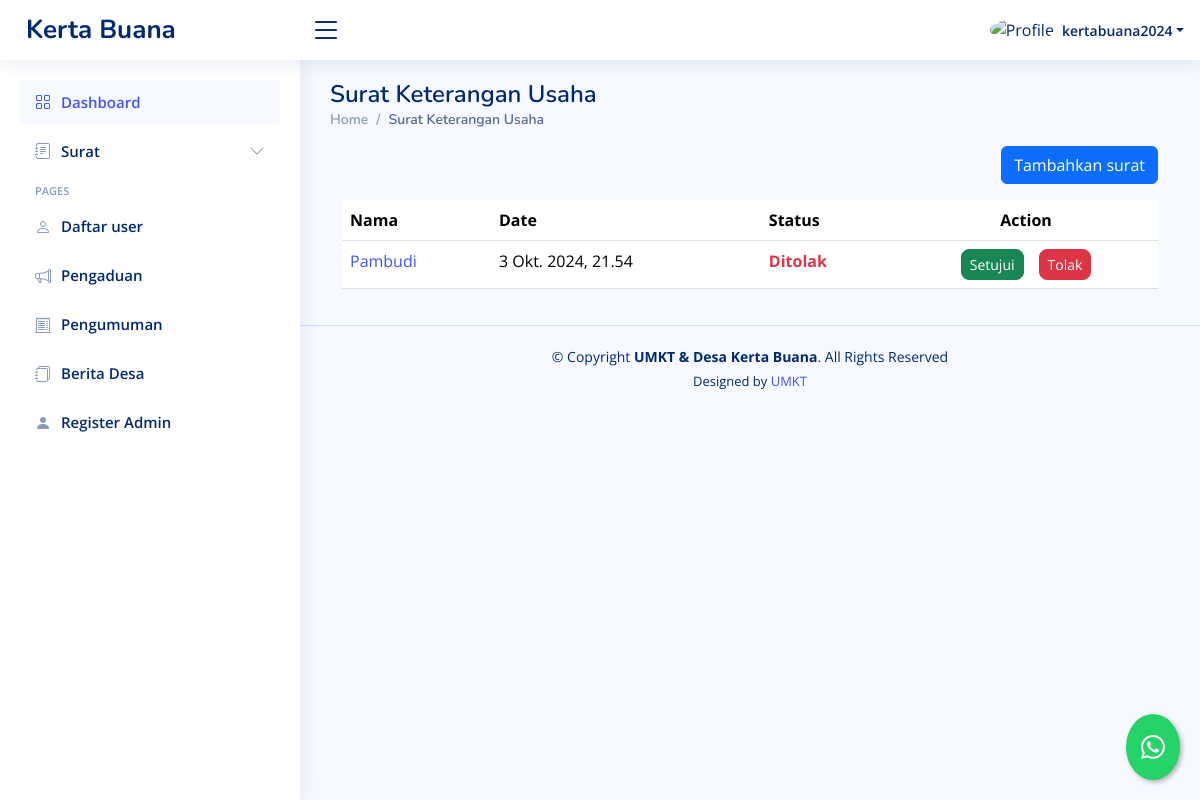
Screenshot of /dashboard/suket-usaha/ (signed in) with the database file from the repository.
### dashboard/models.py (models this page shows, shortened)
class SuketUsaha(models.Model):
    STATUS_CHOICES = [
        ('review', 'Proses Review'),
        ('approved', 'Disetujui'),
        ('rejected', 'Ditolak'),
    ]
    penulis = models.ForeignKey(User, on_delete=models.CASCADE, blank=True, null=True)
    nama = models.CharField(max_length=255)
    umur = models.CharField(max_length=255)
    pekerjaan = models.CharField(max_length=255)
    alamat = models.CharField(max_length=255)
    jenisusaha = models.CharField(max_length=255)
    tahunberdiri = models.CharField(max_length=255)
    jumlahmodal = models.CharField(max_length=255)
    alamatusaha = models.CharField(max_length=255)
    npnpwp = models.CharField(max_length=255)
    notelepon = models.CharField(max_length=255)
    jumlahkaryawan = models.CharField(max_length=255)
    keterangan = models.TextField()
    date = models.DateTimeField(default=timezone.now, blank=True)
    status = models.CharField(max_length=20, choices=STATUS_CHOICES, default='review')
    pengantarrt = models.URLField(blank=True, null=True)
    scanktp = models.URLField(blank=True, null=True)
    fotousaha = models.URLField(blank=True, null=True)

### dashboard/views.py (the view, shortened to what this page needs)
# urls.py: path("suket-usaha/",suketusaha,  name="suketusaha"),
@login_required
def suketusaha(request):
    template_name = "backend/suketusaha.html"
    suket = SuketUsaha.objects.all()
    private = SuketUsaha.objects.filter(penulis=request.user)
    def save_file_with_underscore(file):
        if file:
            new_filename = file.name.replace(" ", "_")  # Mengganti spasi dengan underscore
            return fs.url(fs.save(new_filename, file))
        return None
    context = {
        "suket": suket,
        'private': private
    }
    return render(request, template_name, context)

### templates/backend/suketusaha.html (shortened to what this page needs)
{% extends "backend/base_ui.html" %} {% load static %} {% load custom_filters %}
{% block konten %}
<div>
  <div class="pagetitle">
    <h1>Surat Keterangan Usaha</h1>
    <nav>
      <ol class="breadcrumb">
        <li class="breadcrumb-item"><a href="{% url 'dashboard' %}">Home</a></li>
        <li class="breadcrumb-item active">Surat Keterangan Usaha</li>
      </ol>
    </nav>
  </div>
  {% if value %}
  <div class="card">
    <div class="card-body">
      <h5 class="card-title">Surat Keterangan Usaha</h5>
      <form
        method="post"
        action="{% url 'edit_suketusaha' value.id %}"
        enctype="multipart/form-data"
      >
        {% csrf_token %}
        <div class="row mb-3">
          <label for="inputNama" class="col-sm-2 col-form-label">Nama</label>
          <div class="col-sm-10">
            <input
              type="text"
              class="form-control"
              name="inputNama"
              value="{{ value.nama }}"
              required
            />
          </div>
        </div>
        <div class="row mb-3">
          <label for="inputUmur" class="col-sm-2 col-form-label">Umur</label>
          <div class="col-sm-10">
            <input
              type="text"
              class="form-control"
              name="inputUmur"
              value="{{ value.umur }}"
              required
            />
          </div>
        </div>
        <div class="row mb-3">
          <label for="inputPekerjaan" class="col-sm-2 col-form-label"
            >Pekerjaan</label
          >
          <div class="col-sm-10">
            <input
              type="text"
              class="form-control"
              name="inputPekerjaan"
              value="{{ value.pekerjaan }}"
              required
            />
          </div>
        </div>
        <div class="row mb-3">
          <label for="inputAlamat" class="col-sm-2 col-form-label"
            >Alamat</label
          >
          <div class="col-sm-10">
            <input
              type="text"
              class="form-control"
              name="inputAlamat"
              value="{{ value.alamat }}"
              required
            />
          </div>
        </div>
        <div class="row mb-3">
          <label for="inputJenisUsaha" class="col-sm-2 col-form-label"
            >Jenis usaha</label
          >
          <div class="col-sm-10">
            <input
              type="text"
              class="form-control"
              name="inputJenisUsaha"
              value="{{ value.jenisusaha }}"
              required
            />
          </div>
        </div>
        <div class="row mb-3">
          <label for="inputTahunBerdiri" class="col-sm-2 col-form-label"
            >Tahun bediri</label
          >
          <div class="col-sm-10">
            <input
              type="text"
              class="form-control"
              name="inputTahunBerdiri"
              value="{{ value.tahunberdiri }}"
              required
            />
          </div>
        </div>
        <div class="row mb-3">
          <label for="inputJumlahModal" class="col-sm-2 col-form-label"
            >Jumlah modal</label
          >
          <div class="col-sm-10">
            <input
              type="text"
              class="form-control"
              name="inputJumlahModal"
              value="{{ value.jumlahmodal }}"
              required
            />
          </div>
        </div>
        <div class="row mb-3">
          <label for="inputAlamatUsaha" class="col-sm-2 col-form-label"
            >Alamat usaha</label
          >
          <div class="col-sm-10">
            <input
              type="text"
              class="form-control"
              name="inputAlamatUsaha"
              value="{{ value.alamatusaha }}"
              required
            />
          </div>
        </div>
        <div class="row mb-3">
          <label for="inputNpwp" class="col-sm-2 col-form-label">No NPWP</label>
          <div class="col-sm-10">
            <input
              type="text"
              class="form-control"
              name="inputNpwp"
              value="{{ value.npnpwp }}"
              required
            />
          </div>
        </div>
        <div class="row mb-3">
          <label for="inputNoTelepon" class="col-sm-2 col-form-label"
            >Nomor telepon</label
          >
          <div class="col-sm-10">
            <input
              type="text"
              class="form-control"
              name="inputNoTelepon"
              value="{{ value.notelepon }}"
              required
            />
          </div>
        </div>
        <div class="row mb-3">
          <label for="inputJumlahKaryawan" class="col-sm-2 col-form-label"
            >Jumlah karyawan</label
          >
          <div class="col-sm-10">
            <input
              type="text"
              class="form-control"
              name="inputJumlahKaryawan"
              value="{{ value.jumlahkaryawan }}"
              required
            />
          </div>
        </div>
        <div class="row mb-3">
          <label for="inputKeterangan" class="col-sm-2 col-form-label"
            >Keterangan</label
          >
          <div class="col-sm-10">
            <input
              type="text"
              class="form-control"
              name="inputKeterangan"
              value="{{ value.keterangan }}"
              required
            />
          </div>
        </div>
        <div class="row mb-3">
          <label for="inputNumber" class="col-sm-2 col-form-label"
            >Pengantar RT</label
          >
          <div class="col-sm-10">
            <input
              class="form-control"
              type="file"
              id="formFile"
              name="pengantarrt"
            />
            <div class="d-flex gap-3">
              <p>file yang di upload :</p>
              <a href="{{ value.pengantarrt }}"
                >{{ value.pengantarrt|filename }}</a
              >
            </div>
          </div>
        </div>
        <div class="row mb-3">
          <label for="inputNumber" class="col-sm-2 col-form-label"
            >Scan KTP</label
          >
          <div class="col-sm-10">
            <input
              class="form-control"
              type="file"
              id="formFile"
              name="scanktp"
            />
            <div class="d-flex gap-3">
              <p>file yang di upload :</p>
              <a href="{{ value.scanktp }}">{{ value.scanktp|filename }}</a>
            </div>
          </div>
        </div>
        <div class="row mb-3">
          <label for="inputNumber" class="col-sm-2 col-form-label"
            >Foto usaha</label
          >
          <div class="col-sm-10">
            <input
              class="form-control"
              type="file"
              id="formFile"
              name="fotousaha"
            />
            <div class="d-flex gap-3">
              <p>file yang di upload :</p>
              <a href="{{ value.fotousaha }}">{{ value.fotousaha|filename }}</a>
            </div>
          </div>
        </div>
        <div class="row mb-3">
          <label class="col-sm-2 col-form-label">Submit Here</label>
          <div class="col-sm-10">
            <a href="{% url 'suketusaha' %}">
              <button class="btn btn-secondary">Cancel</button>
            </a>
            <button type="submit" class="btn btn-primary">Submit</button>
          </div>
        </div>
      </form>
    </div>
  </div>
  {% else %}
  <div class="container-fluid">
    <div class="d-flex justify-content-end mb-3">
      <button
        type="button"
        class="btn btn-primary"
        data-bs-toggle="modal"
        data-bs-target="#formModal"
      >
        Tambahkan surat
      </button>
    </div>
    <div class="table-responsive">
      <table class="table datatable">
        <thead>
          <tr>
            <th>Nama</th>
            <th data-type="date" data-format="YYYY/DD/MM">Date</th>
            <th>Status</th>
            <th class="text-center">Action</th>
          </tr>
        </thead>
        <tbody>
          {% if user.is_superuser %} {% for surat in suket %}
          <tr>
            <td>
              <a href="{% url 'detail_suketusaha' surat.id %}"
                >{{ surat.nama }}</a
              >
            </td>
            <td>{{ surat.date }}</td>
            {% if surat.status == 'review' %}
            <td class="text-warning fw-bold">Proses Review</td>
            {% elif surat.status == 'approved' %}
            <td class="text-success fw-bold">Disetujui</td>
            {% elif surat.status == 'rejected' %}
            <td class="text-danger fw-bold">Ditolak</td>
            {% endif %} {% if user.is_superuser %}
            <td class="text-center">
              <div
                class="btn-group gap-3"
                role="group"
                aria-label="Action buttons"
              >
                <button type="button" class="btn btn-success btn-sm rounded-3">
                  <a
                    href="{% url 'setujui_suketusaha' surat.id %}"
                    class="text-decoration-none text-white"
                    >Setujui</a
                  >
                </button>
                <button type="button" class="btn btn-danger btn-sm rounded-3">
                  <a
                    href="{% url 'tolak_suketusaha' surat.id %}"
                    class="text-decoration-none text-white"
                    >Tolak</a
                  >
                </button>
              </div>
            </td>
            {% endif %}
          </tr>
          {% endfor %} {% endif %}
        </tbody>
      </table>
    </div>
  </div>
  {% endif %}
</div>
{% endblock konten %}

### templates/backend/base_ui.html (shortened to what this page needs)
{% load static %}
<!DOCTYPE html>
<html lang="en">
  <head>
    <link
      href="{% static 'backend/vendor/bootstrap/css/bootstrap.min.css'%}"
      rel="stylesheet"
    />
    <link
      href="{% static 'backend/vendor/bootstrap-icons/bootstrap-icons.css'%}"
      rel="stylesheet"
    />
    <link
      href="{% static 'backend/vendor/boxicons/css/boxicons.min.css'%}"
      rel="stylesheet"
    />
    <link
      href="{% static 'backend/vendor/quill/quill.snow.css'%}"
      rel="stylesheet"
    />
    <link
      href="{% static 'backend/vendor/quill/quill.bubble.css'%}"
      rel="stylesheet"
    />
    <link
      href="{% static 'backend/vendor/remixicon/remixicon.css'%}"
      rel="stylesheet"
    />
    <link
      href="{% static 'backend/vendor/simple-datatables/style.css'%}"
      rel="stylesheet"
    />
    <link href="{% static 'backend/css/style.css'%}" rel="stylesheet" />
  </head>
  <body>
    <header id="header" class="header fixed-top d-flex align-items-center">
      <div class="d-flex align-items-center justify-content-between">
        <a href="{% url 'welcome'%}" class="logo d-flex align-items-center">
          <span class="d-none d-lg-block">Kerta Buana</span>
        </a>
        <i class="bi bi-list toggle-sidebar-btn"></i>
      </div>
      <nav class="header-nav ms-auto">
        <ul class="d-flex align-items-center">
          <li class="nav-item dropdown pe-3">
            <a
              class="nav-link nav-profile d-flex align-items-center pe-0"
              href="#"
              data-bs-toggle="dropdown"
            >
              {% if user.is_superuser %}
              <img
                src="{% static 'backend/img/orang.png'%}"
                alt="Profile"
                class="rounded-circle"
              />
              {% else %}
              <img
                src="{% static 'backend/img/family.png'%}"
                alt="Profile"
                class="rounded-circle"
              />
              {% endif %}
              <span class="d-none d-md-block dropdown-toggle ps-2"
                >{{request.user.username}}</span
              > </a
            >
          </li>
        </ul>
      </nav>
    </header>
    <aside id="sidebar" class="sidebar">
      <ul class="sidebar-nav" id="sidebar-nav">
        <li class="nav-item">
          <a class="nav-link" href="{% url 'dashboard'%}">
            <i class="bi bi-grid"></i>
            <span>Dashboard</span>
          </a>
        </li>
        {% if user.is_superuser %}
        <li class="nav-item">
          <a
            class="nav-link collapsed"
            data-bs-target="#forms-nav"
            data-bs-toggle="collapse"
            href="#"
          >
            <i class="bi bi-journal-text"></i><span>Surat</span
            ><i class="bi bi-chevron-down ms-auto"></i>
          </a>
        </li>
        {% endif %}
        {% if user.is_superuser %}
        <li class="nav-heading">Pages</li>
        <li class="nav-item">
          <a class="nav-link collapsed" href="{% url 'daftar_user' %}">
            <i class="bi bi-person"></i>
            <span>Daftar user</span>
          </a>
        </li>
        <li class="nav-item">
          <a class="nav-link collapsed" href="{% url 'pengaduan_asing' %}">
            <i class="bi bi-megaphone"></i>
            <span>Pengaduan</span>
          </a>
        </li>
        <li class="nav-item">
          <a class="nav-link collapsed" href=" {% url 'pengumuman' %} ">
            <i class="bi bi-receipt-cutoff"></i>
            <span>Pengumuman</span>
          </a>
        </li>
        <li class="nav-item">
          <a class="nav-link collapsed" href=" {% url 'blog' %} ">
            <i class="bi bi-journals"></i>
            <span>Berita Desa</span>
          </a>
        </li>
        <li class="nav-item">
          <a class="nav-link collapsed" href="{% url 'register_super_admin' %}">
            <i class="bi bi-person-fill"></i>
            <span>Register Admin</span>
          </a>
        </li>
        {% endif %}
      </ul>
    </aside>
    <main id="main" class="main">
      {% block konten %}{% endblock konten %}
    </main>
    <footer id="footer" class="footer">
      <div class="copyright">
        &copy; Copyright <strong><span>UMKT & Desa Kerta Buana</span></strong
        >. All Rights Reserved
      </div>
      <div class="credits">
        Designed by <a href="https://www.umkt.ac.id/">UMKT</a>
      </div>
    </footer>
    <a
      href="https://wa.me/6282255462424?text=Halo,%20saya%20{{ request.user.last_name }}%20dengan%20nik%20{{ request.user.nik }}"
      class="whatsapp-float"
      target="_blank"
      title="Hubungi kami via WhatsApp"
    >
      <i class="bi bi-whatsapp"></i>
    </a>
  </body>
</html>

### rows the page displays
SuketUsaha: nama "Pambudi", date "3 Okt. 2024, 21.54", status "Ditolak"

### other values shown
{{ request.user.username }} "kertabuana2024"
